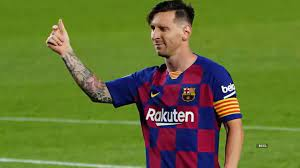
#> input picture OpenCV/imageFile/messi.jpg, 300 x 168 px
$ python contour.py
#> lines starting #> are read from the running program, lines starting #| are printed output that depends on the picture; after the words box and inside, x2 and y2 are one past the last pixel; in counts of white or black regions, pixels touching at a corner belong together
import cv2
import numpy as np
from tkinter import Tk
from tkinter.filedialog import askopenfilename, asksaveasfilename

# Hide tkinter GUI window
Tk().withdraw()

# Ask user to select input file
input_file = askopenfilename(title="Select input image file", filetypes=[("Image Files", "*.jpg;*.jpeg;*.png")])
#> the answer given: ../imageFile/messi.jpg
if not input_file:
    exit()

# Load the image
image = cv2.imread(input_file)
#> image is the input picture: shape (168, 300, 3); mean B, G, R 49.8, 114.3, 100.7
cv2.waitKey(0)

# Grayscale
gray = cv2.cvtColor(image, cv2.COLOR_BGR2GRAY)
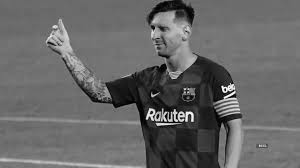
#> gray: shape (168, 300); min 0, max 254, mean 102.9

# Find Canny edges
edged = cv2.Canny(gray, 30, 200)
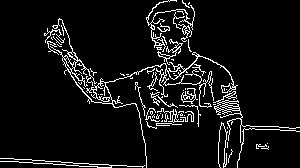
#> edged: shape (168, 300); 7.2% white in thin lines or dots
cv2.waitKey(0)

# Finding Contours
# Use a copy of the image e.g. edged.copy()
# since findContours alters the image
contours, hierarchy = cv2.findContours(edged,
    cv2.RETR_EXTERNAL, cv2.CHAIN_APPROX_NONE)
#> contours = 64 contours, 56 with area under 20; largest, box (x1, y1, x2, y2) and area: (50, 18, 238, 168) 740, (213, 91, 300, 143) 224, (157, 39, 183, 65) 84, (146, 0, 195, 52) 78, (181, 88, 198, 104) 72, (178, 24, 192, 42) 50, (157, 108, 184, 123) 34, (150, 92, 178, 108) 30

cv2.imshow('Canny Edges After Contouring', edged)
cv2.waitKey(0)

print("Number of Contours found = " + str(len(contours)))
#| Number of Contours found = 64

# Draw all contours
# -1 signifies drawing all contours
cv2.drawContours(image, contours, -1, (0, 255, 0), 3)
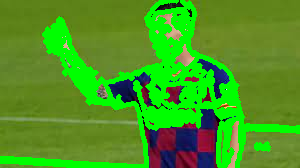
#> image: shape (168, 300, 3); mean B, G, R 31, 152.9, 73.9

# Ask user to select output file and location
output_file = asksaveasfilename(title="Save output image file", filetypes=[("Image Files", "*.jpg;*.jpeg;*.png")], defaultextension=".png")
if not output_file:
    exit()

# Save output image
cv2.imwrite(output_file, image)

cv2.imshow('Contours', image)
cv2.waitKey(0)
cv2.destroyAllWindows()
